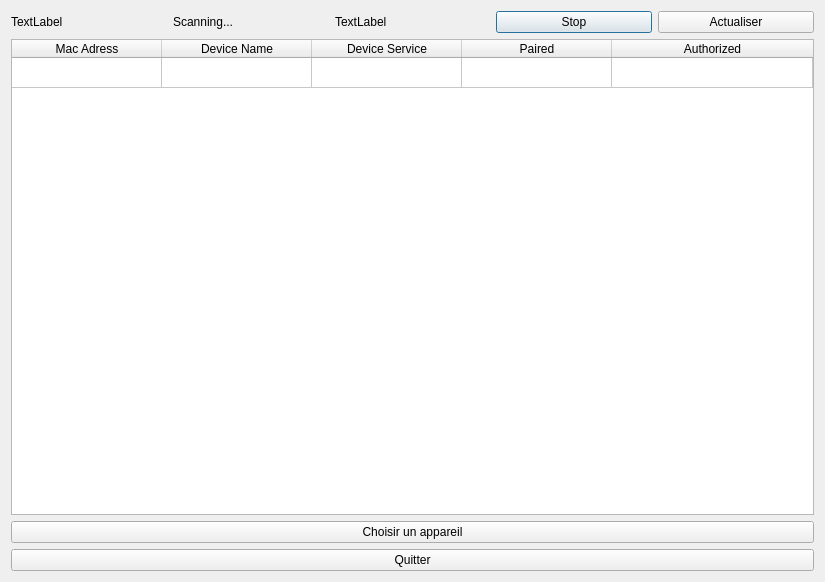
<?xml version="1.0" encoding="UTF-8"?>
<ui version="4.0">
 <class>RemoteSelectorFileDialog</class>
 <widget class="QDialog" name="RemoteSelectorFileDialog">
  <property name="geometry">
   <rect>
    <x>0</x>
    <y>0</y>
    <width>825</width>
    <height>582</height>
   </rect>
  </property>
  <property name="windowTitle">
   <string>Dialog</string>
  </property>
  <layout class="QVBoxLayout" name="verticalLayout">
   <item>
    <layout class="QGridLayout" name="gridLayout">
     <item row="0" column="0">
      <layout class="QHBoxLayout" name="horizontalLayout">
       <item>
        <widget class="QLabel" name="busyWidget">
         <property name="text">
          <string>TextLabel</string>
         </property>
        </widget>
       </item>
       <item>
        <widget class="QLabel" name="Status">
         <property name="text">
          <string>Scanning...</string>
         </property>
        </widget>
       </item>
       <item>
        <widget class="QLabel" name="pairingBusy">
         <property name="text">
          <string>TextLabel</string>
         </property>
        </widget>
       </item>
       <item>
        <widget class="QPushButton" name="StopButton">
         <property name="text">
          <string>Stop</string>
         </property>
        </widget>
       </item>
       <item>
        <widget class="QPushButton" name="ActualiserButton">
         <property name="text">
          <string>Actualiser</string>
         </property>
        </widget>
       </item>
      </layout>
     </item>
    </layout>
   </item>
   <item>
    <widget class="QTableWidget" name="tableWidget">
     <attribute name="horizontalHeaderCascadingSectionResizes">
      <bool>true</bool>
     </attribute>
     <attribute name="horizontalHeaderDefaultSectionSize">
      <number>150</number>
     </attribute>
     <attribute name="horizontalHeaderStretchLastSection">
      <bool>true</bool>
     </attribute>
     <attribute name="verticalHeaderVisible">
      <bool>false</bool>
     </attribute>
     <row>
      <property name="text">
       <string>test</string>
      </property>
     </row>
     <column>
      <property name="text">
       <string>Mac Adress</string>
      </property>
     </column>
     <column>
      <property name="text">
       <string>Device Name</string>
      </property>
     </column>
     <column>
      <property name="text">
       <string>Device Service</string>
      </property>
     </column>
     <column>
      <property name="text">
       <string>Paired</string>
      </property>
      <property name="textAlignment">
       <set>AlignCenter</set>
      </property>
     </column>
     <column>
      <property name="text">
       <string>Authorized</string>
      </property>
      <property name="textAlignment">
       <set>AlignCenter</set>
      </property>
     </column>
    </widget>
   </item>
   <item>
    <widget class="QPushButton" name="SelectDeviceButton">
     <property name="text">
      <string>Choisir un appareil</string>
     </property>
    </widget>
   </item>
   <item>
    <widget class="QPushButton" name="pushButton">
     <property name="text">
      <string>Quitter</string>
     </property>
    </widget>
   </item>
  </layout>
 </widget>
 <resources/>
 <connections/>
</ui>
